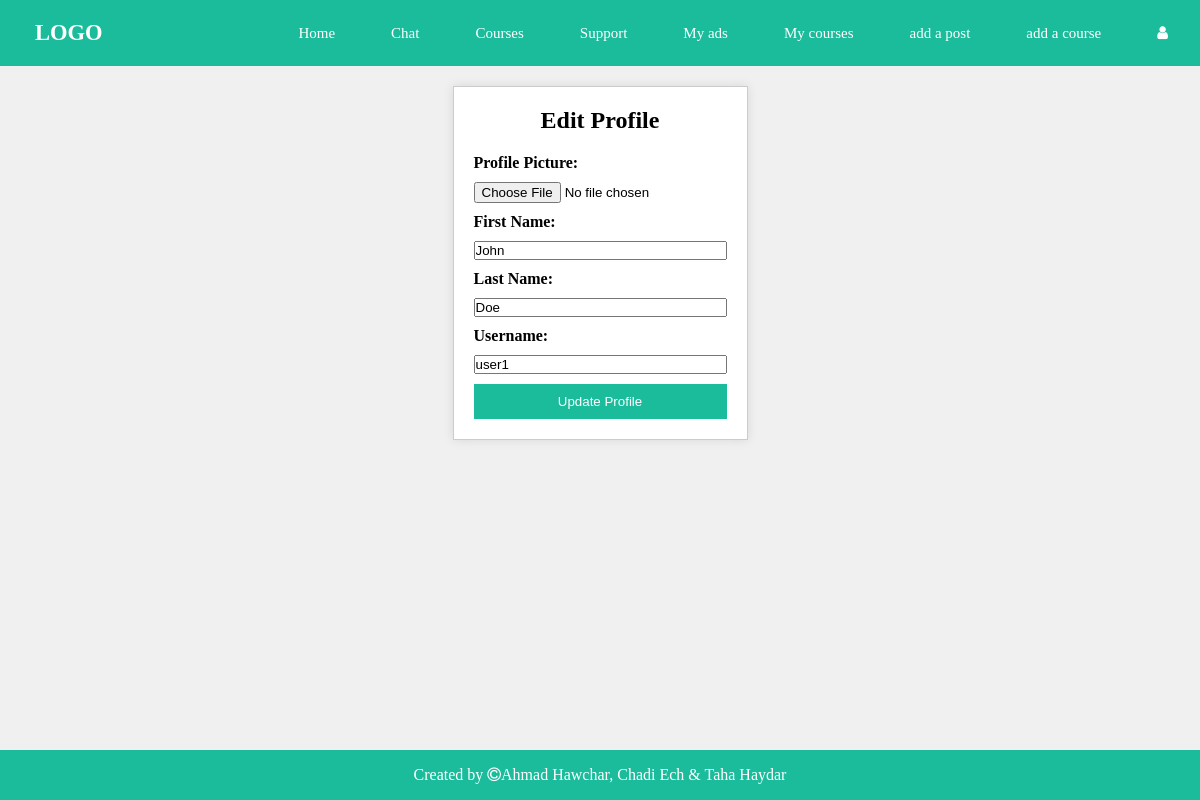
The app's page /edit_profile.php (signed in) with its own data.
### tables this page shows
CREATE TABLE `user` (
  `id` int(11) NOT NULL,
  `username` varchar(30) NOT NULL,
  `password` varchar(40) NOT NULL,
  `Fname` varchar(50) NOT NULL,
  `Lname` varchar(50) NOT NULL,
  `Date_Of_Birth` date NOT NULL,
  `gender` varchar(30) NOT NULL,
  `Role_Id` int(11) NOT NULL,
  `profile_pic` varchar(20) NOT NULL
);

### edit_profile.php (the view, shortened to what this page needs)
<?php
require_once('connection.php');
$id=$_SESSION['id'];
$query="SELECT * FROM user WHERE id=$id";
$result=mysqli_query($con,$query);
$row=mysqli_fetch_assoc($result);
?>
<!DOCTYPE html>
<html>
<head>
    <link rel="stylesheet" type="text/css" href="edit_profile.css">
    <link rel="stylesheet" href="https://cdnjs.cloudflare.com/ajax/libs/font-awesome/4.7.0/css/font-awesome.min.css" />
</head>
<body>
<header>
      <nav>
      <div class="logo">
      <h1 >LOGO</h1>
    </div>
        <ul id="nav-bar">
          <li>
            <a href="homepage.php">Home</a>
          </li>
          <li>
            <a href="recentChat.php">Chat</a>
          </li>
          <li>
            <a href="course-search.php">Courses</a>
          </li>
          <li>
            <a href="chat.php?receiver-id=1">Support</a>
          </li>
           <?php
          if($_SESSION['role']==1){
            echo'<li><a href="myads.php">My ads</a></li>';
            echo'<li><a href="mycourses.php">My courses</a></li>';
}
else{
  echo'<li><a href="bought.php">bought courses</a></li>';
}
          ?>
            <?php  if(isset($_SESSION['role']) ){
             if($_SESSION['role']==1){
              echo" <li><a href='createpost.php'>add a post</a>";
              echo"</li><li><a href='createcourse.php'>add a course</a></li>";
            }
          }
            ?>
          <?php
        if (isset($_SESSION["isloggedin"])) {
          if ($_SESSION["isloggedin"] == "true") {
            $id=$_SESSION['id'];
            echo "<li>";
            echo "<a href='profile.php?id=$id'><i class='fa fa-user' aria-hidden='false'></i></a>";
            echo "  </li>";
          } else {
            echo "<li> <a href='Register.php'> REGISTER/LOGIN</a></li>";
          }
        } else {
          echo "<li> <a href='Register.php'> REGISTER/LOGIN</a></li>";
        }
        ?>
        </ul>
      </nav>
    </header>
    <div class="edit-profile-container">
        <h2>Edit Profile</h2>
        <form action="update_profile.php" method="post" enctype="multipart/form-data">
            <?php
            echo"<label for='profile-picture'>Profile Picture:</label>";
            echo"<input type='file' name='pic' accept='image/*'>" ;
            echo"<label for='first-name'>First Name:</label>";
            echo"<input type='text' id='first-name' name='first_name' value='".$row['Fname']."'>";
            echo"<label for='last-name'>Last Name:</label>";
            echo"<input type='text' id='last-name' name='last_name' value='".$row['Lname']."'>";
            echo"<label for='username'>Username:</label>";
            echo"<input type='text' id='username' name='username' value='".$row['username']."'>";
            echo"<input type='submit' value='Update Profile'>";
            ?>
        </form>
    </div>
    <div class="footer">
    <footer>
      <p>
        Created by <i class="fa fa-copyright"></i>Ahmad Hawchar, Chadi Ech &
        Taha Haydar
      </p>
    </footer>
  </div>
</body>
</html>

### edit_profile.css (style rules this page uses)
body { min-height: 100vh; display: flex; flex-direction: column; padding: 0; margin: 0; background-color: #f0f0f0; }
* { padding: 0; margin: 0; box-sizing: border-box; }
header { width: 100%; background-color: #1abc9c; padding: 20px; font-size: 15px; }
nav { display: flex; justify-content: space-between; align-items: center; }
nav ul { list-style: none; display: flex; gap: 2rem; }
nav a { text-decoration: none; }
.logo { list-style-type: none; margin: 0; padding-left: 15px; overflow: hidden; color: white; }
nav ul a { color: #ffffff; text-decoration: none; border-radius: 25px; padding: 12px; }
.footer { margin-top: auto; background-color: #1abc9c; color: white; text-align: center; padding: 16px; }
.edit-profile-container { max-width: 600px; margin: 20px auto; padding: 20px; background-color: #fff; border: 1px solid #ccc; box-shadow: 0 0 10px rgba(0, 0, 0, 0.1); }
h2 { text-align: center; margin-bottom: 20px; }
form { display: grid; grid-template-columns: 1fr; grid-row-gap: 10px; }
label { font-weight: bold; }
input[type="submit"] { width: auto; padding: 10px 20px; background-color: #1abc9c; color: #fff; border: none; cursor: pointer; }
a { text-decoration: none; }

### records on screen
user: first_name "John", last_name "Doe", username "user1"
